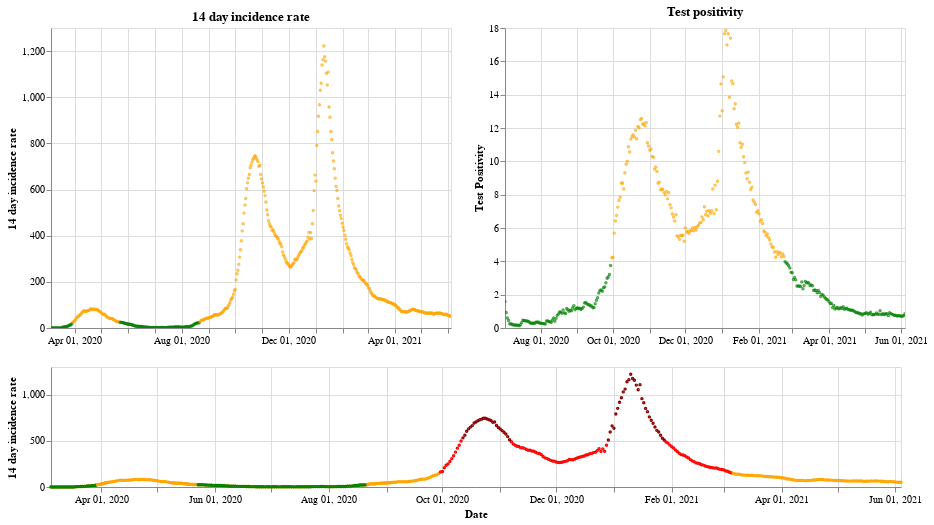

This figure's notebook cell:
### Markdown cell above
## Northern Ireland

### Code cell
plot_traffic_light('Northern Ireland')

### Figure 1 — Vega-Lite specification as saved in the notebook (floating-point values rounded to 4 significant figures; data arrays with more than 128 entries replaced by an {"elided": "..."} marker saying what was removed)
{"config": {"view": {"continuousWidth": 400, "continuousHeight": 300}}, "vconcat": [{"hconcat": [{"mark": {"type": "point", "size": 2}, "encoding": {"color": {"condition": {"value": "green", "test": "(datum.twoWeeklyCasesRate <= 25)"}, "value": "orange"}, "tooltip": [{"type": "nominal", "field": "areaName"}, {"type": "temporal", "field": "date"}, {"type": "quantitative", "field": "twoWeeklyCasesRate"}, {"type": "quantitative", "field": "testPositivity"}], "x": {"type": "temporal", "axis": {"title": ""}, "field": "date", "scale": {"domain": {"selection": "DateBrush"}}, "timeUnit": "yearmonthdate"}, "y": {"type": "quantitative", "axis": {"title": "14 day incidence rate"}, "field": "twoWeeklyCasesRate"}}, "title": "14 day incidence rate", "width": 400}, {"mark": {"type": "point", "size": 2}, "encoding": {"color": {"condition": {"value": "green", "test": "(datum.testPositivity <= 4)"}, "value": "orange"}, "tooltip": [{"type": "nominal", "field": "areaName"}, {"type": "temporal", "field": "date"}, {"type": "quantitative", "field": "twoWeeklyCasesRate"}, {"type": "quantitative", "field": "testPositivity"}], "x": {"type": "temporal", "axis": {"title": ""}, "field": "date", "scale": {"domain": {"selection": "DateBrush"}}, "timeUnit": "yearmonthdate"}, "y": {"type": "quantitative", "axis": {"title": "Test Positivity"}, "field": "testPositivity"}}, "title": "Test positivity", "width": 400}]}, {"layer": [{"mark": {"type": "point", "size": 2}, "encoding": {"color": {"condition": {"value": "orange", "test": "((50 && datum.twoWeeklyCasesRate) < 150)"}, "value": "red"}, "opacity": {"condition": {"value": 1, "test": "((50 && datum.twoWeeklyCasesRate) < 500)"}, "value": 0}, "tooltip": [{"type": "nominal", "field": "areaName"}, {"type": "temporal", "field": "date"}, {"type": "quantitative", "field": "twoWeeklyCasesRate"}, {"type": "quantitative", "field": "testPositivity"}], "x": {"type": "temporal", "axis": {"title": "Date"}, "field": "date", "timeUnit": "yearmonthdate"}, "y": {"type": "quantitative", "axis": {"title": "14 day incidence rate"}, "field": "twoWeeklyCasesRate"}}, "selection": {"DateBrush": {"type": "interval", "encodings": ["x"], "fields": ["Time"]}}, "width": 850}, {"mark": {"type": "point", "size": 2}, "encoding": {"color": {"value": "darkred"}, "opacity": {"condition": {"value": 1, "test": "(datum.twoWeeklyCasesRate >= 500)"}, "value": 0}, "tooltip": [{"type": "nominal", "field": "areaName"}, {"type": "temporal", "field": "date"}, {"type": "quantitative", "field": "twoWeeklyCasesRate"}, {"type": "quantitative", "field": "testPositivity"}], "x": {"type": "temporal", "axis": {"title": "Date"}, "field": "date", "timeUnit": "yearmonthdate"}, "y": {"type": "quantitative", "axis": {"title": "14 day incidence rate"}, "field": "twoWeeklyCasesRate"}}, "width": 400}, {"mark": {"type": "point", "size": 2}, "encoding": {"color": {"condition": {"value": "green", "test": "((4 && datum.twoWeeklyCasesRate) < 25)"}, "value": "orange"}, "opacity": {"condition": {"value": 1, "test": "(datum.twoWeeklyCasesRate < 50)"}, "value": 0}, "tooltip": [{"type": "nominal", "field": "areaName"}, {"type": "temporal", "field": "date"}, {"type": "quantitative", "field": "twoWeeklyCasesRate"}, {"type": "quantitative", "field": "testPositivity"}], "x": {"type": "temporal", "axis": {"title": "Date"}, "field": "date", "timeUnit": "yearmonthdate"}, "y": {"type": "quantitative", "axis": {"title": "14 day incidence rate"}, "field": "twoWeeklyCasesRate"}}, "width": 400}], "height": 120, "width": 800}], "data": {"name": "data-1013108b99583d40c854bee0ed021fa5"}, "$schema": "https://vega.github.io/schema/vega-lite/v4.8.1.json", "datasets": {"data-1013108b99583d40c854bee0ed021fa5": {"elided": "457 records"}}}
